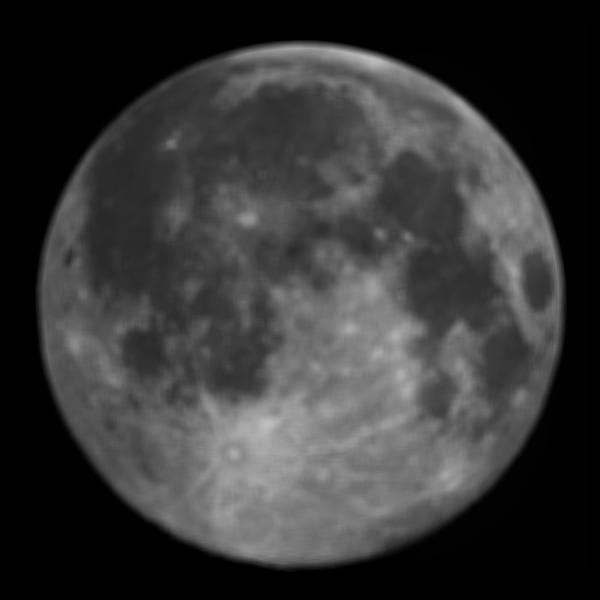
#> input picture images/moon.jpg, 600 x 600 px, found by its file name
$ python spatial_filter.py
#> lines starting #> are read from the running program, lines starting #| are printed output that depends on the picture
import numpy as np
from matplotlib import pyplot


# convolution main function
def conv(im: np.ndarray, kernel: np.ndarray, pad='zero'):
    if kernel.shape[0] % 2 == 0 or kernel.shape[1] % 2 == 0:
        raise ValueError("Kernel must have odd number of rows and cols")

    if pad not in ['zero', 'none', 'edge']:
        raise ValueError("Currently available padding method: 'none', 'zero', 'edge'")

    if im.ndim == 2 and kernel.ndim == 2:
        return _conv_1c(im, kernel, pad)

    elif im.ndim == 3 and kernel.ndim == 2:
        kernel = np.stack([kernel] * im.shape[-1], axis=2)
        return _conv_mc(im, kernel, pad)

    elif im.ndim == 3 and kernel.ndim == 3:
        if im.shape[2] != kernel.shape[2]:
            raise ValueError("Image and kernel do not match in number of channels")
        return _conv_mc(im, kernel, pad)

    else:
        raise ValueError("Image or kernel is not of valid number of dimensions")


# single channel convolution
def _conv_1c(im, kernel, pad):
    h, w = im.shape
    kh, kw = kernel.shape

    # padding
    if pad == 'none':
        im_pad = im.copy()
        im_res = np.zeros([h - kh + 1, w - kw + 1])
    elif pad == 'zero':
        im_pad = np.pad(im, [(kh // 2, kh // 2), (kw // 2, kw // 2)], 'constant', constant_values=0)
        im_res = np.zeros_like(im)
    elif pad == 'edge':
        im_pad = np.pad(im, [(kh // 2, kh // 2), (kw // 2, kw // 2)], 'edge')
        im_res = np.zeros_like(im)
    else:
        raise Exception

    start = [(x, y) for x in range(h) for y in range(w)]
    end = [(x, y) for x in range(kh, h + kh) for y in range(kw, w + kw)]
    for s, e in zip(start, end):
        im_res[s] = np.sum(im_pad[s[0]:e[0], s[1]:e[1]] * kernel)

    return im_res


# multi-channel convolution
def _conv_mc(im, kernel, pad):
    h, w, _ = im.shape
    kh, kw, _ = kernel.shape

    # padding
    if pad == 'none':
        im_pad = im.copy()
        im_res = np.zeros([h - kh + 1, w - kw + 1])
    elif pad == 'zero':
        im_pad = np.pad(im, [(kh // 2, kh // 2), (kw // 2, kw // 2), (0, 0)], 'constant', constant_values=0)
        im_res = np.zeros_like(im)
    elif pad == 'edge':
        im_pad = np.pad(im, [(kh // 2, kh // 2), (kw // 2, kw // 2), (0, 0)], 'edge')
        im_res = np.zeros_like(im)
    else:
        raise Exception

    start = [(x, y) for x in range(h) for y in range(w)]
    end = [(x, y) for x in range(kh, h + kh) for y in range(kw, w + kw)]
    for s, e in zip(start, end):
        patch = im_pad[s[0]:e[0], s[1]:e[1], :] * kernel
        im_res[s] = np.sum(np.sum(patch, axis=0), axis=0)

    return im_res


# normalise the image to 0-1
def normalise(im):
    im = im - np.min(im)
    im = im / (np.max(im) + 1e-9)
    return im


if __name__ == '__main__':
    im = pyplot.imread('images/moon.jpg') / 256
#> im: shape (600, 600) float64; min 0, max 0.754, mean 0.214

    # filters
    laplace = np.array([[-1, -1, -1], [-1, 8, -1], [-1, -1, -1]])
    sobel_x = np.array([[-1, 0, 1], [-2, 0, 2], [-1, 0, 1]])
    sobel_y = np.array([[-1, -2, -1], [0, 0, 0], [1, 2, 1]])
    uniform = np.ones([5, 5]) / 15

    im_b = conv(im, laplace)
    im_c = np.clip(im + im_b, 0.0, 1.0)
    im_d = np.abs(conv(im, sobel_x) + conv(im, sobel_y))
#> call 2 of _conv_1c, with kernel = array of shape (3, 3), pad = 'zero'
#> after the loop in _conv_1c (call 2), `for s, e in zip(start, end):`:
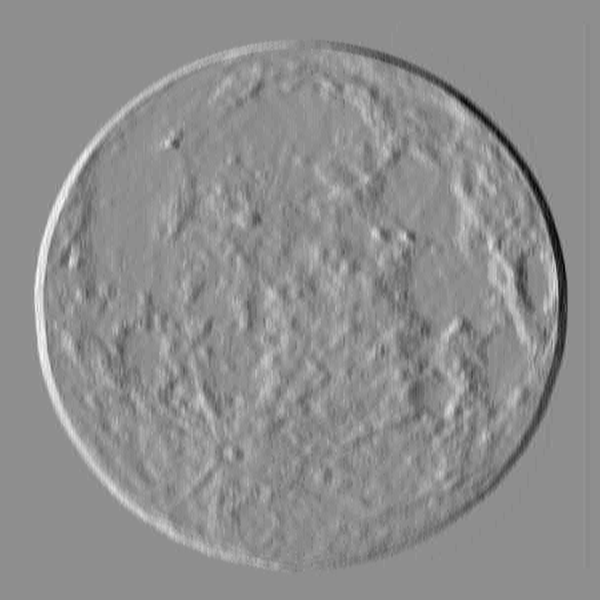
#> im_res: shape (600, 600) float64; min -0.539, max 0.426, mean 0; drawn with min black and max white
#> call 3 of _conv_1c, with kernel = array of shape (3, 3), pad = 'zero'
#> after the loop in _conv_1c (call 3), `for s, e in zip(start, end):`:
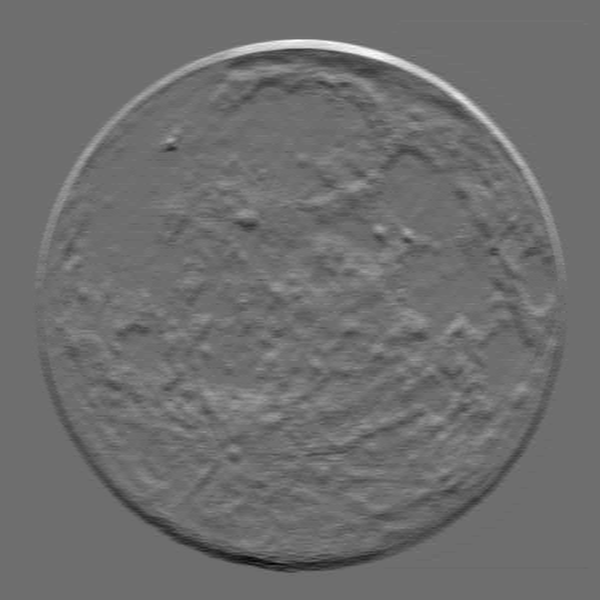
#> im_res: shape (600, 600) float64; min -0.562, max 0.734, mean 0; drawn with min black and max white
    im_e = conv(im_d, uniform)
#> call 4 of _conv_1c, with kernel = array of shape (5, 5), pad = 'zero'
#> in _conv_1c (call 4), `im_pad = np.pad(im, [(kh // 2, kh // 2), (kw // 2, kw // 2)], 'constan..`:
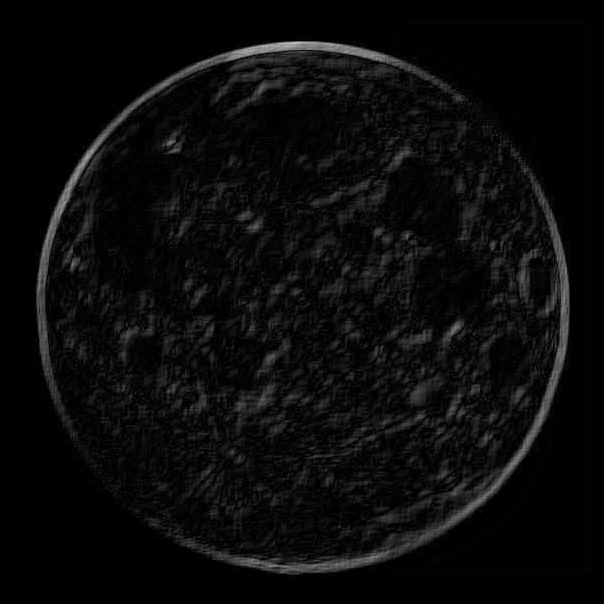
#> im_pad: shape (604, 604) float64; min 0, max 0.758, mean 0.0437
#> after the loop in _conv_1c (call 4), `for s, e in zip(start, end):`:
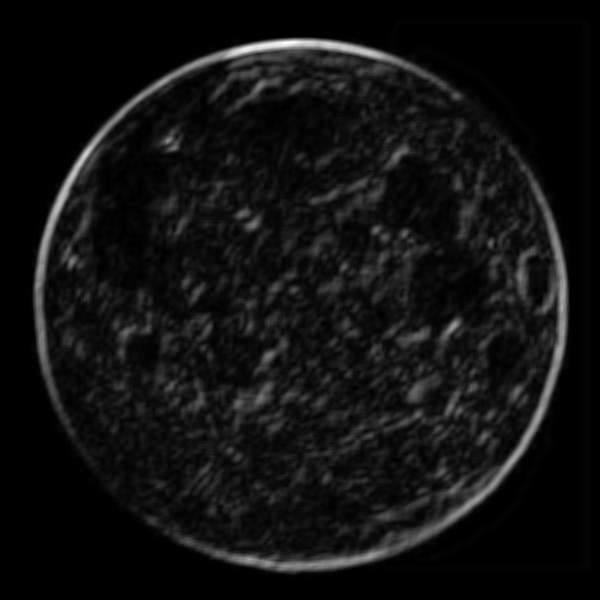
#> im_res: shape (600, 600) float64; min 0, max 1.08, mean 0.0738; drawn with min black and max white
    im_f = normalise(im_c * im_e)
    im_g = normalise(im + im_f)
#> in normalise (call 2), `im = im - np.min(im)`:
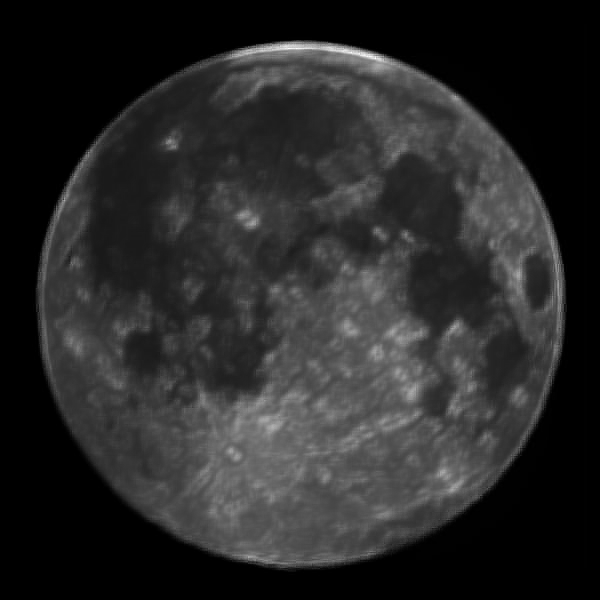
#> im: shape (600, 600) float64; min 0, max 1.63, mean 0.263; drawn with min black and max white
    im_h = np.power(im_g, 0.7)
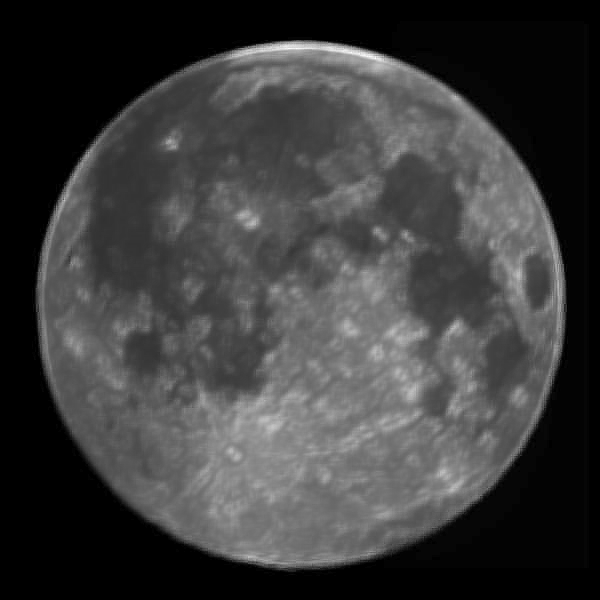
#> im_h: shape (600, 600) float64; min 0, max 1, mean 0.239

    # plotting
    cmap = 'gray'
    fontsize = 24

    fig, ax = pyplot.subplots(2, 4)
    fig.set_size_inches(25.6, 14.4)
    fig.set_tight_layout(True)
    for x in range(2):
        for y in range(4):
            ax[x, y].get_xaxis().set_visible(False)
            ax[x, y].get_yaxis().set_visible(False)

    ax[0, 0].imshow(im, cmap=cmap)
    ax[0, 0].set_title('Origin (a)', fontsize=fontsize)

    ax[0, 1].imshow(normalise(im_b), cmap=cmap)
#> in normalise (call 3), `im = im - np.min(im)`:
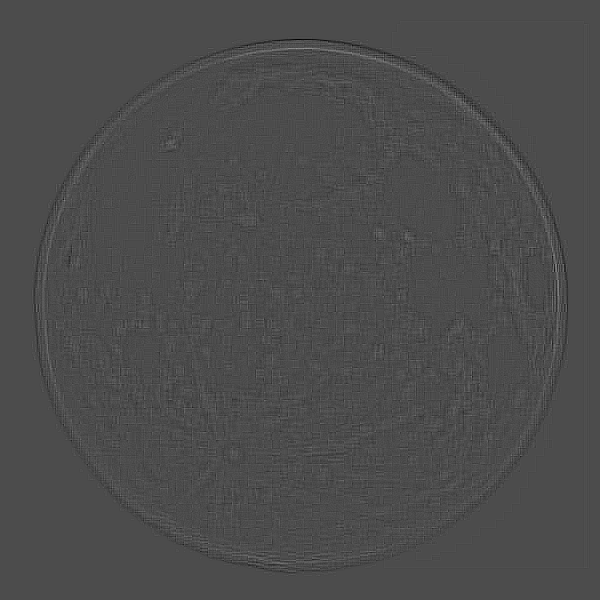
#> im: shape (600, 600) float64; min 0, max 0.598, mean 0.301
    ax[0, 1].set_title('Laplace (b)', fontsize=fontsize)

    ax[0, 2].imshow(im_c, cmap=cmap)
    ax[0, 2].set_title('Laplace sharpen (c)', fontsize=fontsize)

    ax[0, 3].imshow(im_d, cmap=cmap)
    ax[0, 3].set_title('Sobel (d)', fontsize=fontsize)

    ax[1, 0].imshow(im_e, cmap=cmap)
    ax[1, 0].set_title('Sobel smooth (e)', fontsize=fontsize)

    ax[1, 1].imshow(im_f, cmap=cmap)
    ax[1, 1].set_title('Sobel mask (f)', fontsize=fontsize)

    ax[1, 2].imshow(im_g, cmap=cmap)
    ax[1, 2].set_title('Sobel sharpen (g)', fontsize=fontsize)

    ax[1, 3].imshow(im_h, cmap=cmap)
    ax[1, 3].set_title('Sobel final (h)', fontsize=fontsize)

    pyplot.show()
